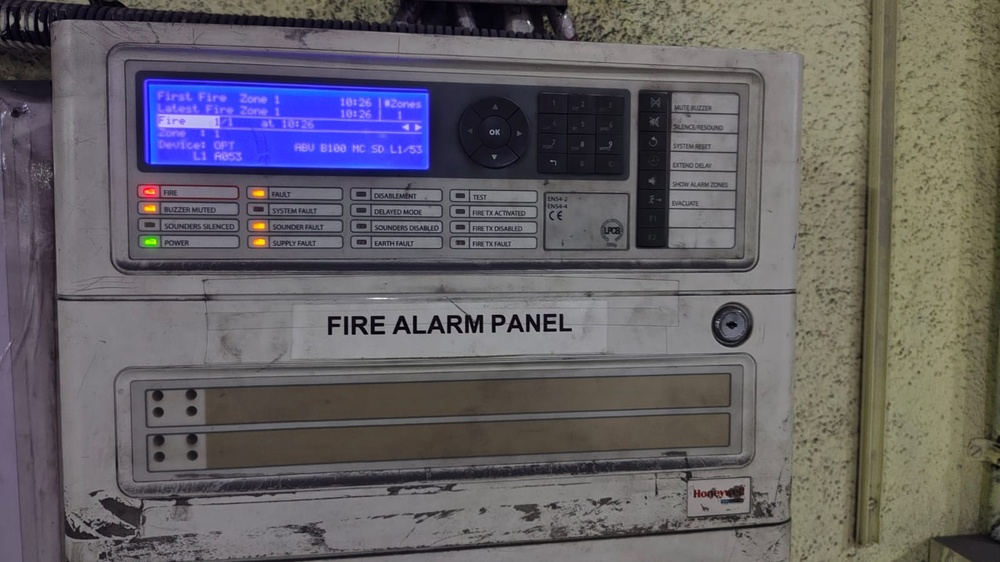
#> input picture fdas-project/GSM7600/WhatsApp Image 2026-09-11 at 2.08.53 PM.jpeg, 1000 x 562 px, shrunk from 1600 x 900 before the run
$ python -i roi_crop.py   (imports and definitions only)
#> lines starting #> are read from the running program, lines starting #| are printed output that depends on the picture; after the words box and inside, x2 and y2 are one past the last pixel; in counts of white or black regions, pixels touching at a corner belong together
#> further down, picture is the input picture: shape (562, 1000, 3); mean B, G, R 101.4, 96.6, 100.2
"""
Region of interest extraction.

Two-stage approach (confirmed against real Honeywell panel photos, 2026-09):
  1. AUTO-DETECT: Use HSV colour thresholding to find the blue LCD screen
     rectangle automatically.  The Honeywell panel has a vivid blue
     backlight (HSV hue ~100-130) that is easy to isolate even in a
     photo taken at varying distances / angles.
  2. CALIBRATION FALLBACK: If no sufficiently large blue region is found
     (e.g., the frame is already a tight camera crop, or the panel is off)
     fall back to the bounding box defined in calibration.json.

References:
  - OpenCV HSV range selection for LCD backlight isolation:
    https://docs.opencv.org/4.x/df/d9d/tutorial_py_colorspaces.html
  - cv2.findContours / boundingRect pattern for screen detection:
    standard OpenCV contour pipeline (RETR_EXTERNAL + CHAIN_APPROX_SIMPLE)

Owner: Member 2.
"""

from __future__ import annotations

import cv2
import numpy as np


# HSV range for the Honeywell blue LCD backlight.
# Hue 100-130 covers pure blue in OpenCV's 0-179 hue scale.
# Saturation >= 80 excludes white/grey pixels (low saturation).
# Value >= 60 excludes very dark pixels (off/standby screen).
_BLUE_HSV_LOWER = np.array([85, 50, 40],  dtype=np.uint8)
_BLUE_HSV_UPPER = np.array([140, 255, 255], dtype=np.uint8)

# The detected LCD rectangle must be at least 1% of total image area
_MIN_LCD_AREA_FRACTION = 0.01

_BORDER_PADDING = 15


def _auto_detect_lcd(frame: np.ndarray) -> tuple[int, int, int, int] | None:
    """
    Detect the blue LCD backlight rectangle using HSV thresholding.

    Returns (x, y, w, h) of the bounding box, or None if not found.
    """
    hsv = cv2.cvtColor(frame, cv2.COLOR_BGR2HSV)
#> hsv: shape (562, 1000, 3); mean H, S, V 88.5, 43.1, 110.1
    mask = cv2.inRange(hsv, _BLUE_HSV_LOWER, _BLUE_HSV_UPPER)
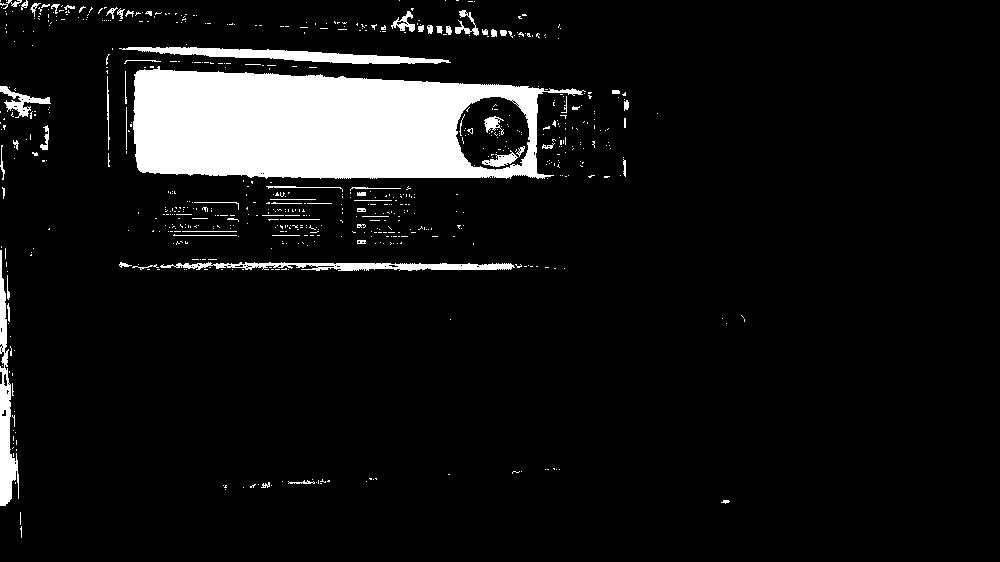
#> mask: shape (562, 1000); 8.5% white; 665 white regions (598 under 20 px), largest, box (x1, y1, x2, y2) and area: (133, 66, 586, 179) 35908, (119, 47, 451, 64) 2413, (0, 250, 19, 506) 2096

    # Morphological cleanup: open removes small specks, close fills holes.
    kernel = cv2.getStructuringElement(cv2.MORPH_RECT, (9, 9))
    mask = cv2.morphologyEx(mask, cv2.MORPH_OPEN,  kernel, iterations=2)
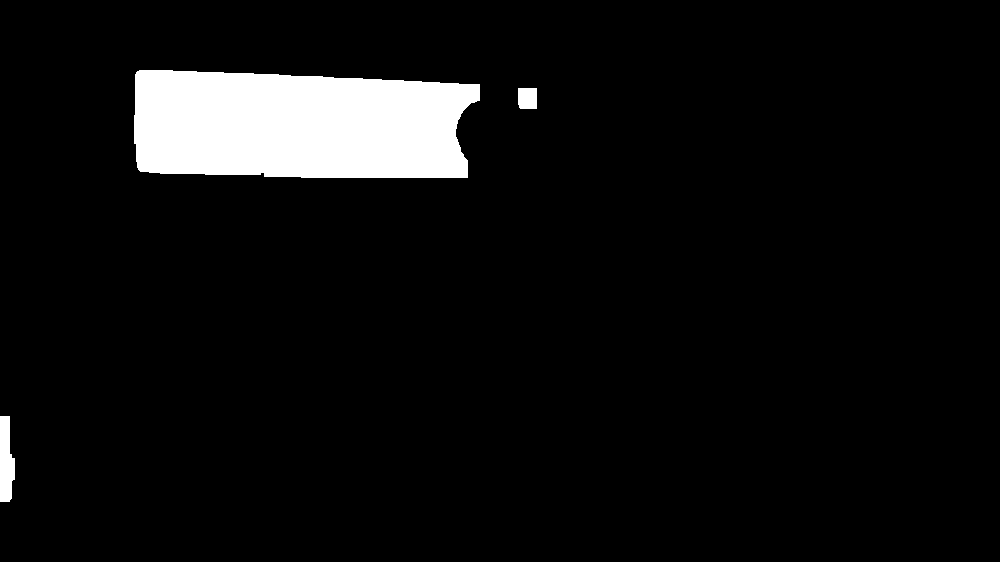
#> mask: shape (562, 1000); 6.2% white; 3 white regions, box (x1, y1, x2, y2) and area: (134, 70, 480, 178) 33198, (0, 416, 15, 502) 1018, (518, 88, 537, 109) 394
    mask = cv2.morphologyEx(mask, cv2.MORPH_CLOSE, kernel, iterations=2)
#> mask: shape (562, 1000); 6.2% white; 3 white regions

    contours, _ = cv2.findContours(mask, cv2.RETR_EXTERNAL, cv2.CHAIN_APPROX_SIMPLE)
#> contours = 3 contours; box (x1, y1, x2, y2) and area: (134, 70, 480, 178) 32791, (0, 416, 15, 502) 921, (518, 88, 537, 109) 356
    if not contours:
        return None

    largest = max(contours, key=cv2.contourArea)
#> largest = contour of 81 points, box (x1, y1, x2, y2) (134, 70, 480, 178), area 32791
    img_area = frame.shape[0] * frame.shape[1]
#> img_area = 562000
    if cv2.contourArea(largest) < img_area * _MIN_LCD_AREA_FRACTION:
        return None

    x, y, w, h = cv2.boundingRect(largest)
#> x = 134; y = 70; w = 346; h = 108

    # Expand slightly so edge text like 'L2 A138' at bottom right is not clipped
    p = _BORDER_PADDING
    img_h, img_w = frame.shape[:2]
#> img_h = 562; img_w = 1000
    x_new = max(0, x - p)
#> x_new = 119
    y_new = max(0, y - p)
#> y_new = 55
    w_new = min(img_w - x_new, w + 2 * p)
#> w_new = 376
    h_new = min(img_h - y_new, h + 2 * p)
#> h_new = 138

    return x_new, y_new, w_new, h_new


def crop_screen_region(frame: np.ndarray, screen_roi: dict, skip_auto_detect: bool = False) -> np.ndarray:
    """
    Return the cropped LCD region from `frame`.

    When skip_auto_detect=True and calibrated ROI fits within frame, directly uses calibration
    to save 1-3s of CPU per frame. Otherwise auto-detects blue LCD screen.
    """
    img_h, img_w = frame.shape[:2]
    x = screen_roi.get("x", 0)
    y = screen_roi.get("y", 0)
    w = screen_roi.get("width", img_w)
    h = screen_roi.get("height", img_h)

    # If calibrated ROI is valid and inside frame, and skip_auto_detect requested:
    if skip_auto_detect and (x + w <= img_w) and (y + h <= img_h) and w > 50 and h > 50:
        return frame[y:y + h, x:x + w]

    # Try auto-detect first for arbitrary images or when calibration doesn't fit
    detected = _auto_detect_lcd(frame)
    if detected is not None:
        dx, dy, dw, dh = detected
        return frame[dy:dy + dh, dx:dx + dw]

    # Calibration fallback clipped to frame
    x_clip = max(0, min(x, img_w - 1))
    y_clip = max(0, min(y, img_h - 1))
    w_clip = min(w, img_w - x_clip)
    h_clip = min(h, img_h - y_clip)
    if w_clip > 50 and h_clip > 50:
        return frame[y_clip:y_clip + h_clip, x_clip:x_clip + w_clip]

    return frame

>>> import cv2
>>> picture = cv2.imread('../GSM7600/WhatsApp Image 2026-09-11 at 2.08.53 PM.jpeg')
>>> result = _auto_detect_lcd(picture)
#> result = (119, 55, 376, 138)

$ run again, on fdas-project/GSM7600/WhatsApp Image 2026-09-11 at 2.14.24 PM.jpeg
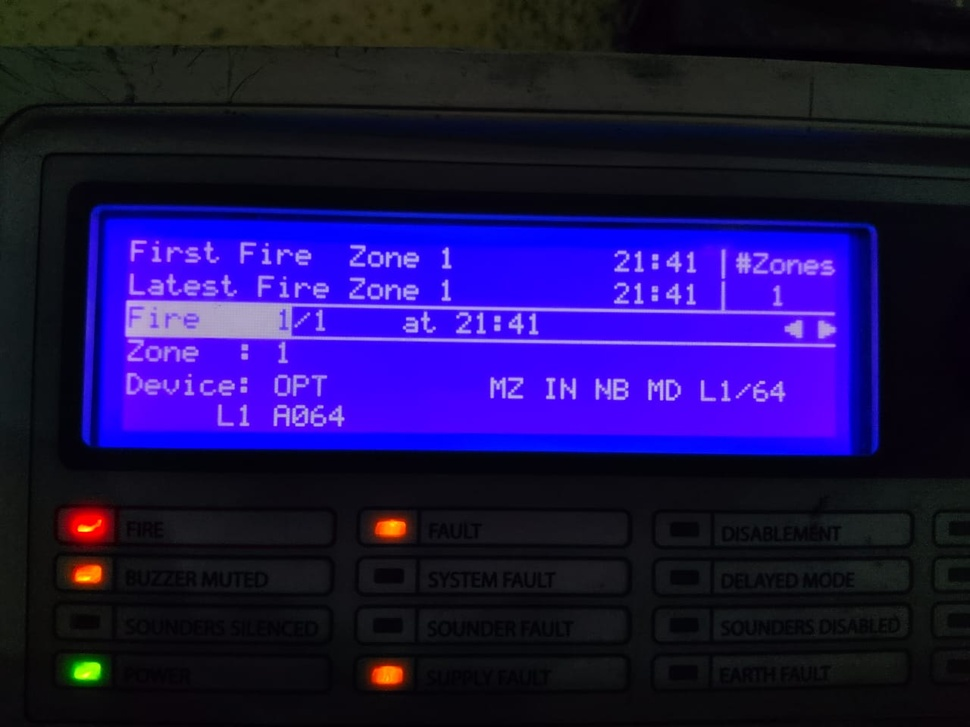
#> input picture fdas-project/GSM7600/WhatsApp Image 2026-09-11 at 2.14.24 PM.jpeg, 970 x 727 px, shrunk from 1280 x 960 before the run
#> picture is the input picture: shape (727, 970, 3); mean B, G, R 77.4, 17.9, 29.6
#> hsv: shape (727, 970, 3); mean H, S, V 107.1, 132, 80.5
#> in _auto_detect_lcd, `mask = cv2.inRange(hsv, _BLUE_HSV_LOWER, _BLUE_HSV_UPPER)`:
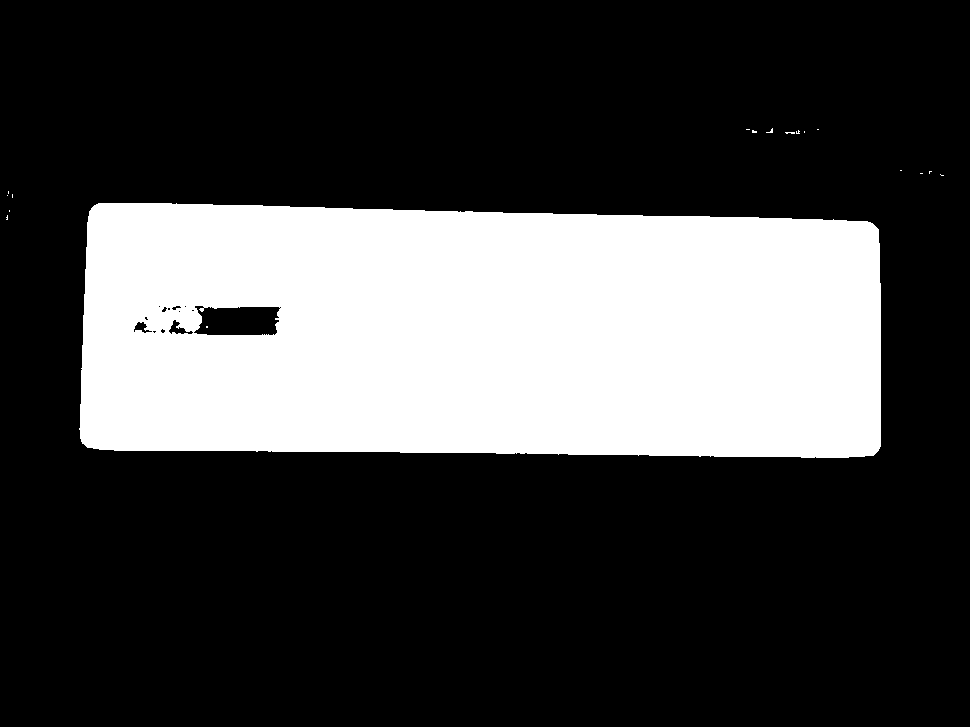
#> mask: shape (727, 970); 27% white; 18 white regions (17 under 20 px), largest, box (x1, y1, x2, y2) and area: (79, 203, 881, 458) 190590
#> in _auto_detect_lcd, `mask = cv2.morphologyEx(mask, cv2.MORPH_CLOSE, kernel, iterations=2)`:
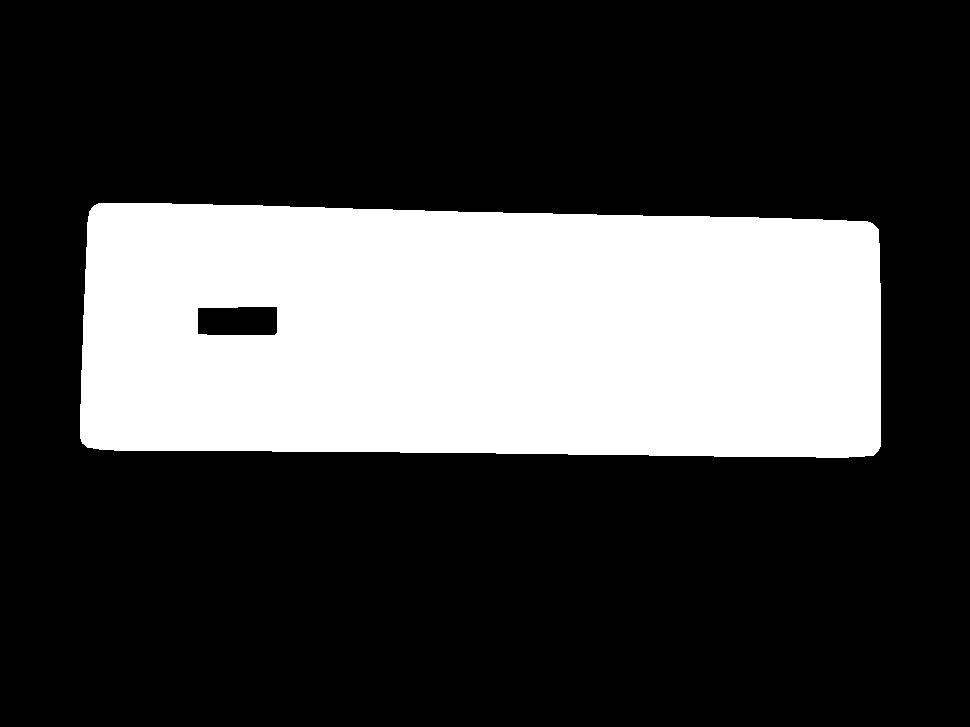
#> mask: shape (727, 970); 27.1% white; 1 white region
#> contours = 1 contour; box (x1, y1, x2, y2) and area: (80, 203, 881, 458) 191954
#> largest = contour of 109 points, box (x1, y1, x2, y2) (80, 203, 881, 458), area 191954
#> x = 80; y = 203; w = 801; h = 255
#> x_new = 65
#> y_new = 188
#> w_new = 831
#> h_new = 285
#> result = (65, 188, 831, 285)
